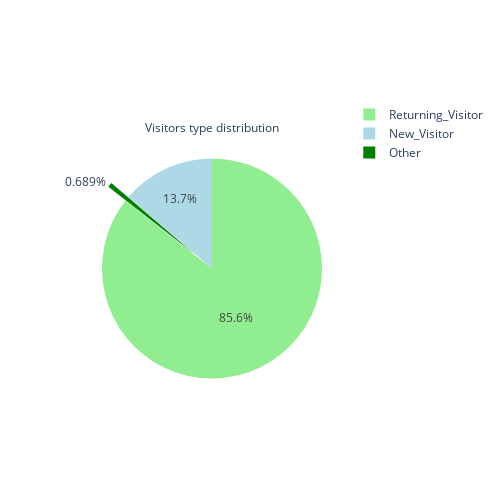

Write notebook code for a chart like this one.
### Markdown cell above
With this first view of the data, espacially of the distribution among categories, we see clearly that the majority of people visitating the website are Returning visitors. So these are people who have already visiting the sigte at least once. 

Then we have the New_visitors whom only represent 14%  and then the others with less than 1%.

### Code cell
VisitorType_counts = df['VisitorType'].value_counts()

colors = ['lightgreen','lightblue', 'green']
# pull is given as a fraction of the pie radius
fig = go.Figure(data=[go.Pie(labels=VisitorType_counts.index, values=VisitorType_counts, pull=[0, 0, 0.2, 0],
                             marker=dict(colors=colors),title='Visitors type distribution')])
fig.update_layout(width=500,height=500)
fig.show()

### Figure 1 — Plotly figure (JSON) as saved in the notebook; plotly's stock layout.template omitted (floating-point values rounded to 4 significant figures)
{"data": [{"labels": ["Returning_Visitor", "New_Visitor", "Other"], "marker": {"colors": ["lightgreen", "lightblue", "green"]}, "pull": [0, 0, 0.2, 0], "title": {"text": "Visitors type distribution"}, "type": "pie", "values": [10551, 1694, 85]}], "layout": {"height": 500, "width": 500}}
